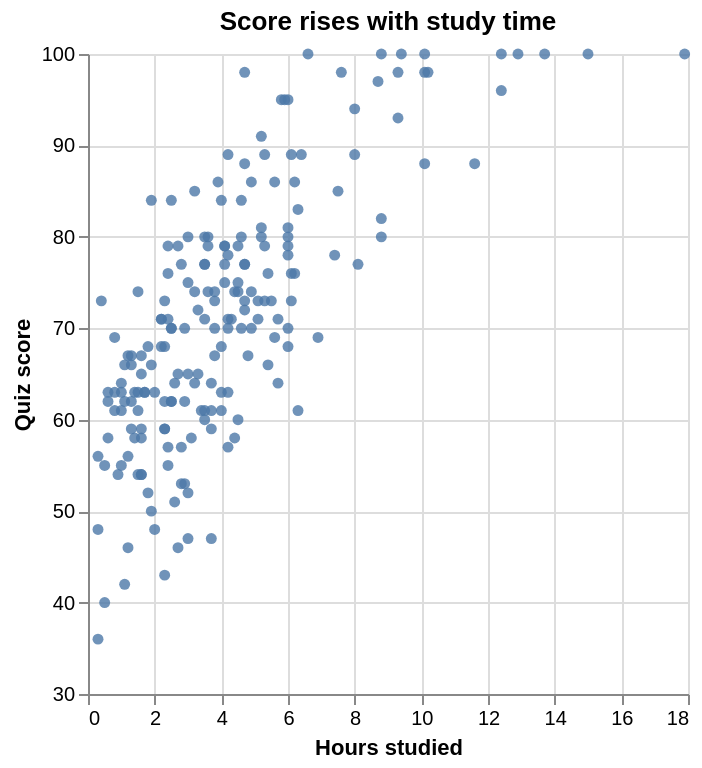

Notebook cell for this chart:
### Markdown cell above
## Looking at the relationship

A scatter plot comes before a regression line, because a single coefficient can hide outliers or curvature. Hover over any point to see its values.

### Code cell
#| caption: Each dot is one fake student. The relationship is positive but noisy.
alt.Chart(df).mark_circle(opacity=0.8).encode(
    x=alt.X("hours:Q", title="Hours studied"),
    y=alt.Y("score:Q", title="Quiz score", scale=alt.Scale(domain=[30, 100])),
    tooltip=["hours", "score", "study_time"],
).properties(title="Score rises with study time", height=320)

### Figure 1 — Vega-Lite specification as saved in the notebook (floating-point values rounded to 4 significant figures; data arrays with more than 128 entries replaced by an {"elided": "..."} marker saying what was removed)
{"config": {"view": {"continuousWidth": 300, "continuousHeight": 300}}, "data": {"name": "data-9f8651a68ab0cd9aa3a07903b6a9044a"}, "mark": {"type": "circle", "opacity": 0.8}, "encoding": {"tooltip": [{"field": "hours", "type": "quantitative"}, {"field": "score", "type": "quantitative"}, {"field": "study_time", "type": "nominal"}], "x": {"field": "hours", "title": "Hours studied", "type": "quantitative"}, "y": {"field": "score", "scale": {"domain": [30, 100]}, "title": "Quiz score", "type": "quantitative"}}, "height": 320, "title": "Score rises with study time", "$schema": "https://vega.github.io/schema/vega-lite/v6.4.1.json", "datasets": {"data-9f8651a68ab0cd9aa3a07903b6a9044a": {"elided": "200 records"}}}
